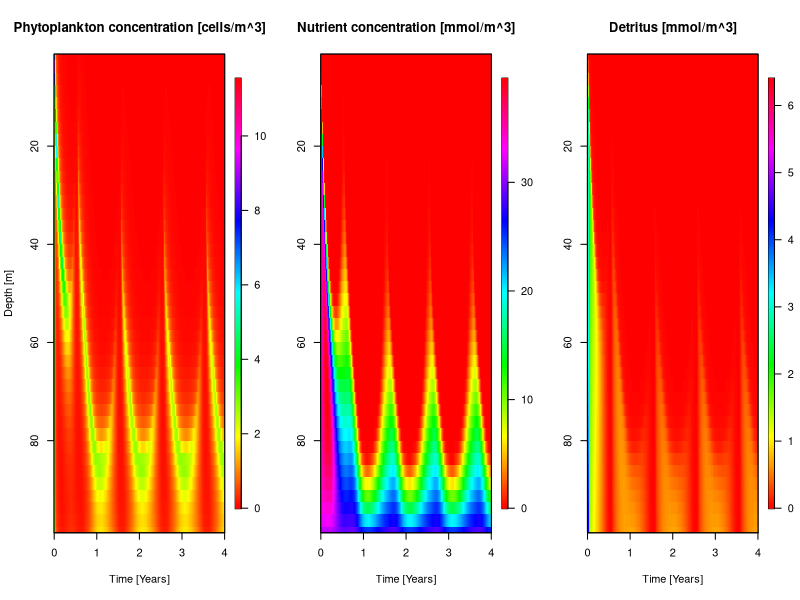

Reproduce this figure in R.
library(deSolve)
library(fields)

# Creates an empty list to add the parameters
param <- list()

# List of parameters 
param$I0 <- 350 # incoming light radiation at surface level (micro mol photons / (m2*s); micro-Einstein)
param$kw <- 0.0375 # light absorbed by water (1/m)
param$kc <- 0.05 # light absorbed by phyto plankton (m2/mol * N)
param$gmax <- 1.5 # maximum growth (1/day) 
param$alpha <- 0.1 / (param$I0 / 200)# Slope of PI-curve (1 / micro-Einstein*d)
param$HN <- 0.3 # Half saturation constant for nutrients (mmol *  N /m^3)
param$m <- 0.03 # specific loss rate (d^-1)
param$gamma <- 0.1 # grazing (m^3*mmol^-1*day^-1) 
param$eps <- 0.1 # remenirilazation (d^-1)  
param$Dv <-  5 # Diffusivity (m^2/d)
param$up <- 0.5 # Settling velocity phytoplankton (m/d) 
param$ud <- 15 # Settling velcity detritus (m/d)
param$Nb <- 30 # nutrient content at the bottom (mmol * N/m^3) 
param$dz <- 2.5 # grid space (m)
param$z <- seq(param$dz/2, 100, by = param$dz) # depth (m)
param$n <- length(param$z) # number of grid cells

# Define initial conditions - concentrations of phytoplankton, nutrients and detritus
PND <- c(rep(10,param$n),rep(param$Nb, param$n), rep(0, param$n))


# Create a function
CalLight <- function(P, D, t, param) {
  
  seasons <- cos(2*pi/365*t)+1
  
  Q <- param$kc * param$dz * ((cumsum(P) - P/2) + (cumsum(D) - D/2))
  
  I <- param$I0 * exp(-param$kw * param$z - Q) * seasons
  
  return(I)
}


# Create function that creates the differential equation at each step with initial conditions
FuncPND <- function(t, PND, param) {
  P <- PND[1:param$n]
  N <- PND[(1+param$n):(2*param$n)]
  D <- PND[(2*param$n+1):(3*param$n)]
  
  # Phytoplankton flux
  Jap <- rep(0,param$n+1)
  Jdp <- rep(0,param$n+1)
  
  for (i in 2:param$n){
    Jap[i] <- param$up* P[i-1]
    Jdp[i] <- -param$Dv * (P[i] - P[i-1]) / param$dz
  }
  
  # Advective flux boundary
  Jap[1] = 0
  Jap[param$n+1] = 0
  
  # Diffusive flux boundary
  Jdp[1] = 0
  Jdp[param$n+1] = 0
  
  Jp = Jap + Jdp
  
  # Nutrient flux
  Jdn <- rep(0,param$n+1)
  
  for (i in 2:param$n){
    Jdn[i] <- -param$Dv * (N[i] - N[i-1]) / param$dz
  }

  
  # Diffusive flux boundary
  Jdn[1] = 0
  Jdn[param$n+1] = -param$Dv * (param$Nb - N[param$n]) / param$dz
  
  Jn = Jdn
  
  
  # Detritus flux
  Jad <- rep(0,param$n+1)
  Jdd <- rep(0,param$n+1)
  
  for (i in 2:param$n){
    Jad[i] <- param$ud * D[i-1]
    Jdd[i] <- -param$Dv * (D[i] - D[i-1]) / param$dz
  }
  
  # Advective flux boundary
  Jad[1] = 0
  Jad[param$n+1] =  param$ud * D[param$n]
  
  # Diffusive flux boundary
  Jdd[1] = 0
  Jdd[param$n+1] = 0
  
  Jd = Jad + Jdd
  
  # Light function
  I <- CalLight(P, D, t, param)
  
  #Growth rquation
  g <- param$gmax * pmin(param$alpha * I / sqrt((param$alpha * I)**2 + param$gmax**2), N / (N + param$HN))
  
  #Phytoplankton equation
  dPdt <- -(Jp[2:(param$n+1)] - Jp[1:param$n]) / param$dz + (g - param$m - param$gamma * P) * P
  
  #Nutrients equation
  dNdt <- -g * P + param$eps*D-(Jn[2:(param$n+1)] - Jn[1:param$n]) / param$dz
  
  #Detritus equation
  dDdt <- -(Jd[2:(param$n+1)] - Jd[1:param$n]) / param$dz + (param$m+param$gamma*P) * P - param$eps * D
  
  
  return(list(c(dPdt,dNdt, dDdt)))
  }

# Time 
time <- seq(0, 365*4, by = 1)

# Solve the differential equations
res <- ode(PND, time, FuncPND, param)
P <- res[,2:(param$n+1)]
N <- res[,(param$n+2):(param$n*2+1)]
D <- res[,(param$n*2+2):(param$n*3+1)]

 # Surface plot of phytoplankton, yearly change
 par(mfrow=c(1,3))
 image.plot(time/365, param$z, P, ylim = rev(range(param$z)), col = rainbow(400),
           xlab = "Time [Years]", ylab = "Depth [m]",
           main = "Phytoplankton concentration [cells/m^3]")
 box()
 # Add a text box to the first plot
 #text(max(par("usr")[2]), max(par("usr")[2]), "diffusivity = 9", pos=2, cex=1.2)

  # Surface plot of Nutrients,  yearly change
 image.plot(time/365, param$z, N, ylim = rev(range(param$z)), col = rainbow(400),
           xlab = "Time [Years]", ylab = "",
           main = "Nutrient concentration [mmol/m^3]")
 box()
 # Add a text box to the first plot
 #text(max(par("usr")[2]), max(par("usr")[2]), "diffusivity = 9", pos=2, cex=1.2)

  # Surface plot of Detritus,  yearly change
 image.plot(time/365, param$z, D, ylim = rev(range(param$z)), col = rainbow(400),
           xlab = "Time [Years]", ylab = "",
           main = "Detritus [mmol/m^3]")
 box()
 # Add a text box to the first plot
 #text(max(par("usr")[2]), max(par("usr")[2]), "diffusivity = 9", pos=2, cex=1.2)

 # Vertical plot of phytoplankton
 #par(mfrow=c(1,2))
 #plot(P[1,], param$z, ylim = rev(range(param$z)), col = "darkolivegreen", main = "Phytoplankton: 0 days", ylab = "Depth", xlab = "Concentration [cells/m^3]", type ="l", lwd = 2.5)
 #plot(P[365,], param$z, ylim = rev(range(param$z)), col = "darkolivegreen", main = "Phytoplankton: 1 year", ylab = "", xlab = "Concentration [cells/m^3]",type ="l", lwd = 2.5)
 #plot(P[365*2,], param$z, ylim = rev(range(param$z)), col = "darkolivegreen", main = "Phytoplankton: 2 years", ylab = "", xlab = "Concentration [cells/m^3]",type ="l", lwd = 2.5)
 #plot(P[365*3,], param$z, ylim = rev(range(param$z)), col = "darkolivegreen", main = "Phytoplankton: 3 years, Light absorption = 0.2 [1/m]", ylab = "Depth", xlab = "Concentration [cells/m^3]",type ="l", lwd = 2.5, cex.main = 0.9)
 #plot(P[365*4,], param$z, ylim = rev(range(param$z)), col = "darkolivegreen", main = "Phytoplankton: 4 years", ylab = "", xlab = "Concentration [cells/m^3]",type ="l", lwd = 2.5)
 #plot(P[365*5,], param$z, ylim = rev(range(param$z)), col = "darkolivegreen", main = "Phytoplankton: 5 yars", ylab = "", xlab = "Concentration [cells/m^3]",type ="l", lwd = 2.5)

 # Vertical plot of nutrients
 # plot(N[1,], param$z, ylim = rev(range(param$z)), pch = 19, col = "blue", main = "Nutrients: 0 days", ylab = "Depth", xlab = "Concentration [mmol/m^3]", type ="l", lwd = 2.5)
 # plot(N[365,], param$z, ylim = rev(range(param$z)), pch = 19, col = "blue", main = "Nutrients: 1 year", ylab = "", xlab = "Concentration [mmol/m^3]",type ="l", lwd = 2.5)
 # plot(N[365*2,], param$z, ylim = rev(range(param$z)), pch = 19, col = "blue", main = "Nutrients: 2 years", ylab = "", xlab = "Concentration [mmol/m^3]",type ="l", lwd = 2.5)
 # plot(N[365*3,], param$z, ylim = rev(range(param$z)), pch = 19, col = "blue", main = "Nutrients: 3 years", ylab = "Depth", xlab = "Concentration [mmol/m^3]",type ="l", lwd = 2.5)
 # plot(N[365*4,], param$z, ylim = rev(range(param$z)), pch = 19, col = "blue", main = "Nutrients: 4 years", ylab = "", xlab = "Concentration [mmol/m^3]",type ="l", lwd = 2.5)
 # plot(N[365*5,], param$z, ylim = rev(range(param$z)), pch = 19, col = "blue", main = "Nutrients: 5 yars", ylab = "", xlab = "Concentration [mmol/m^3]",type ="l", lwd = 2.5)
 # 
 # # Vertical plot of detritus
 # plot(D[1,], param$z, ylim = rev(range(param$z)), pch = 19, col = "chocolate4", main = "Detritus: 0 days", ylab = "Depth", xlab = "Concentration [mmol/m^3]", type ="l", lwd = 2.5)
 # plot(D[365,], param$z, ylim = rev(range(param$z)), pch = 19, col = "chocolate4", main = "Detritus: 1 year", ylab = "", xlab = "Concentration [mmol/m^3]",type ="l", lwd = 2.5)
 # plot(D[365*2,], param$z, ylim = rev(range(param$z)), pch = 19, col = "chocolate4", main = "Detritus: 2 years", ylab = "", xlab = "Concentration [mmol/m^3]",type ="l", lwd = 2.5)
 # plot(D[365*3,], param$z, ylim = rev(range(param$z)), pch = 19, col = "chocolate4", main = "Detritus: 3 years", ylab = "Depth", xlab = "Concentration [mmol/m^3]",type ="l", lwd = 2.5)
 # plot(D[365*4,], param$z, ylim = rev(range(param$z)), pch = 19, col = "chocolate4", main = "Detritus: 4 years", ylab = "", xlab = "Concentration [mmol/m^3]",type ="l", lwd = 2.5)
 # plot(D[365*5,], param$z, ylim = rev(range(param$z)), pch = 19, col = "chocolate4", main = "Detritus: 5 yars", ylab = "", xlab = "Concentration [mmol/m^3]",type ="l", lwd = 2.5)
 # 

 
